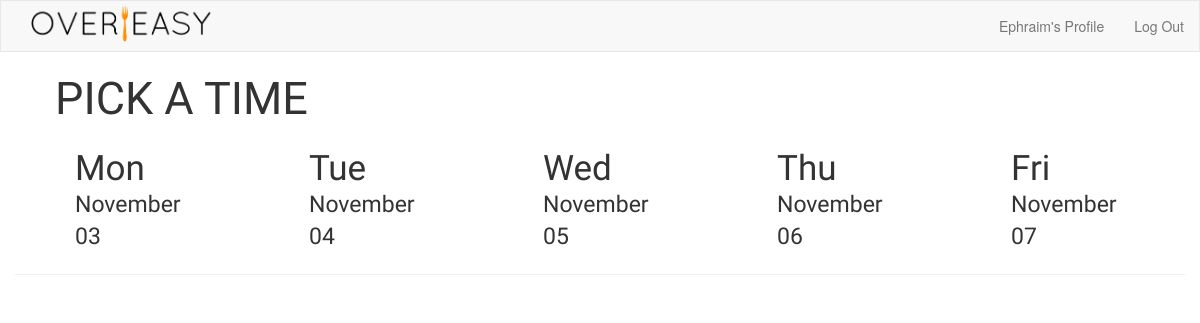
The app's page /cal/ (signed in), older data.
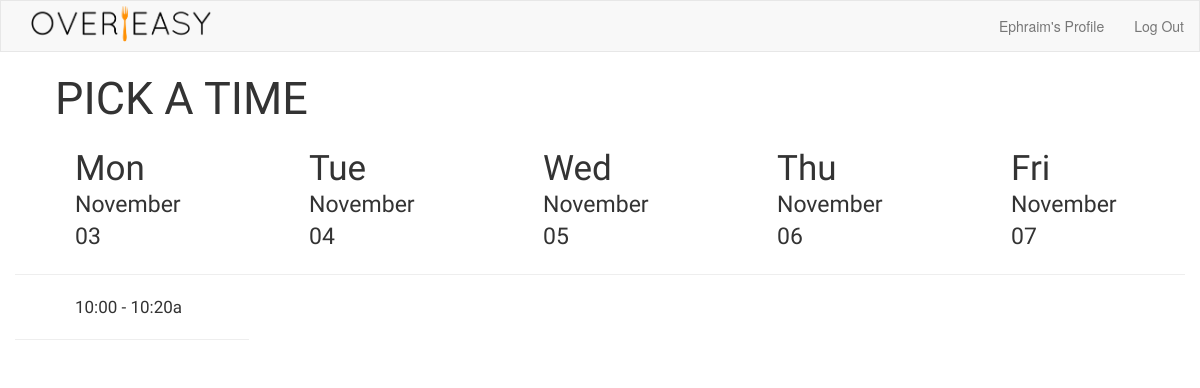
The same page, newer data.
### cal/models.py (models this page shows, shortened)
class Entry(models.Model):
	time = models.TimeField()
	date = models.DateField()
	original_capacity = models.IntegerField(default=2)
	available = models.IntegerField(default=2)
	demand = models.IntegerField(default=0)
	restaurant = models.ForeignKey(Restaurant)
	length = models.IntegerField(default=20)
	shutoff_hour = models.IntegerField(default=2)
	shutoff_min = models.IntegerField(default=0)
	def end_time(self):
		dt = datetime.combine(self.date, self.time)
		td = timedelta(minutes=self.length)
		end = dt + td
		return end
	def get_start_time_string(self):
		return self.time.strftime("%I:%M")
	def get_end_time_string(self):
		end =  self.end_time()
		return end.strftime("%I:%M")
	'''
	def get_orders_for_entry(self):
		orders = []

		for o in Orders.objects.all():
			if (o.entry.id == self.id):
				orders.append(o)

		return orders
	'''
	def open(self):
		today = datetime.today()
		today_date = today.date()
		today_time = today.time()
		shutoff_time = time(self.shutoff_hour,self.shutoff_min)
		entry_shutoff_time = datetime.combine(self.date, shutoff_time)
		dt = datetime.combine(today_date, today_time)
		if dt < entry_shutoff_time:
			return True
		return False

### cal/views.py (the view)
@login_required
def render_first_look_calendar(request):
	context = RequestContext(request)
	user = request.user
	profile = users.views.return_associated_profile_type(user)
	if profile == None:
		return HttpResponse("Unfortunately, we are not currently" +
			" serving in your area.")
	today = datetime.today().date()
	week = today.isocalendar()[1]
	weekday = today.isocalendar()[2]
	mon = today - timedelta(days=weekday-1)
	if (weekday == 6) or (weekday == 7):
		week = week + 1
		mon = mon + timedelta(days=7)
	m, t, w, th, f, s, su = [], [], [], [], [], [], []
	day_list = []
	for i in range(0, 5):
		day = mon + timedelta(days=i)
		formatted_weekday = day.strftime("%a")
		formatted_day = day.strftime("%B %d")
		day_list.append((formatted_weekday, formatted_day))
		if i == 0:
			m = Entry.objects.filter(date=day)
		if i == 1:
			t = Entry.objects.filter(date=day)
		if i == 2:
			w = Entry.objects.filter(date=day)
		if i == 3:
			th = Entry.objects.filter(date=day)
		if i == 4:
			f = Entry.objects.filter(date=day)
		if i == 5:
			s = Entry.objects.filter(date=day)
		if i == 6:
			su = Entry.objects.filter(date=day)
	m = sort_list_by_time(m)
	t = sort_list_by_time(t)
	w = sort_list_by_time(w)
	th = sort_list_by_time(th)
	f = sort_list_by_time(f)
	s = sort_list_by_time(s)
	su = sort_list_by_time(su)
	days = [m, t, w, th, f, s, su]
	return render_to_response(
		'initial_calendar.html',
		{
		'days':days,
		'day_list':day_list,
		'today':today,
		'user':user,
		},
		context)

### cal/views.py (called while the page is built)
def sort_list_by_time(times):
	sorted_times = []
	for t in times:
		formatted = t.time.strftime("%I:%M")
		sorted_times.append(formatted)
	sorted_times = sorted(sorted_times)
	original_entries = []
	for k in sorted_times:
		for t in times:
			if k == t.time.strftime("%I:%M"):
				original_entries.append(t)
	return original_entries

### users/views.py (called while the page is built)
def return_associated_profile_type(user):
	'''
	Input: a User object
	Output:	1 if this is a UserProfile
			2 if this is a DriverProfile
			3 if this is a StaffProfile
			0 if it is not any type of profile
	'''
	for up in UserProfile.objects.all():
		if up.user == user:
			return up
	for dp in DriverProfile.objects.all():
		if dp.user == user:
			return dp
	for sp in StaffProfile.objects.all():
		if sp.user == user:
			return sp
	return None

### cal/templates/initial_calendar.html (shortened to what this page needs)
{% extends 'cal_base.html' %}
{% block content %}
<div id="cal_wrap_wrap">
<div id="calendar_wrapper">
	<div id="calendar-header">
		<h2>PICK A TIME</h2>
	</div>
	<table cellspacing="8" cellpadding="8">
		<tr>
			{% for day in day_list %}
			<td>
				<div class="cal_box">
					<div class="cal_box_weekday">{{ day.0 }}</div>
					<div class="cal_box_date">{{ day.1 }}</div>
				</div>
				<hr>
			</td>
			{% endfor %}
		</tr>
		<tr>
			{% for day in days %}
			<td>
				{% for deliv in day %}
					{% if deliv.open %}
					<div class="cal_box">
					<a href="{{ deliv.id }}">{{ deliv.get_start_time_string }} - {{ deliv.get_end_time_string }}a</a>
					</form>
					</div>
					{% else %}
					<div class="cal_box_taken">
						{{ deliv.get_start_time_string }} - {{ deliv.get_end_time_string }}a
					</div>
					{% endif %}
				<hr>
				{% endfor %}
			</td>
			{% endfor %}
	</table>
</div>
</div>
{% endblock %}

Row changes from the older to the newer data that the page shows:
added Entry: get_start_time_string "10:00", get_end_time_string "10:20"
